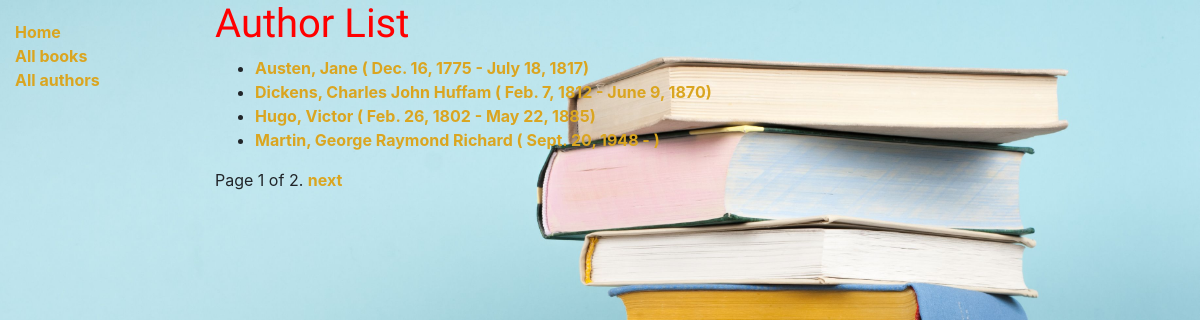
Screenshot of /catalog/authors/ with the database file from the repository.
### catalog/models.py (models this page shows, shortened)
class Author(models.Model):
    first_name = models.CharField(max_length=100)
    last_name = models.CharField(max_length=100)
    Nationality = models.CharField(max_length=100, null=True)
    date_of_birth = models.DateField(null=True, blank=True)
    date_of_death = models.DateField('Died', null=True, blank=True)
    class Meta:
        ordering = ['last_name', 'first_name']
    def get_absolute_url(self):
        return reverse('author-detail', args=[str(self.id)])

### catalog/views.py (the view)
# urls.py: path('authors/', views.AuthorListView.as_view(), name='authors'),
class AuthorListView(generic.ListView):
    model = Author
    paginate_by = 4

### catalog/templates/catalog/author_list.html
{% extends "base_generic.html" %}
{% block content %}
  <h1>Author List</h1>
  {% if author_list %}
  <ul>
    {% for author in author_list %}
      <li>
        <a href="{{ author.get_absolute_url }}">
            {{author.last_name}},
            {{author.first_name}} ({% if author.date_of_birth %}
            {{author.date_of_birth}}{% endif %} - {% if author.date_of_death %}{{author.date_of_death}}{% endif %})
        </a>
      </li>
    {% endfor %}
  </ul>
  {% else %}
    <p>There are no authors in the library.</p>
  {% endif %}
{% endblock content %}

### catalog/static/css/styles.css (style rules this page uses)
body { background-image: url(images/iStock.jpg); background-size: cover; }
h1 { color: red; font-family: 'Lobster', cursive; }
a { color: goldenrod; font-weight: bold; }

### rows the page displays
Author: last_name "Austen", first_name "Jane", date_of_birth "Dec. 16, 1775", date_of_death "July 18, 1817"
Author: last_name "Dickens", first_name "Charles John Huffam", date_of_birth "Feb. 7, 1812", date_of_death "June 9, 1870"
Author: last_name "Hugo", first_name "Victor", date_of_birth "Feb. 26, 1802", date_of_death "May 22, 1885"
Author: last_name "Martin", first_name "George Raymond Richard", date_of_birth "Sept. 20, 1948"

### other values shown
{{ page_obj.number }} "1"
{{ page_obj.paginator.num_pages }} "2"
